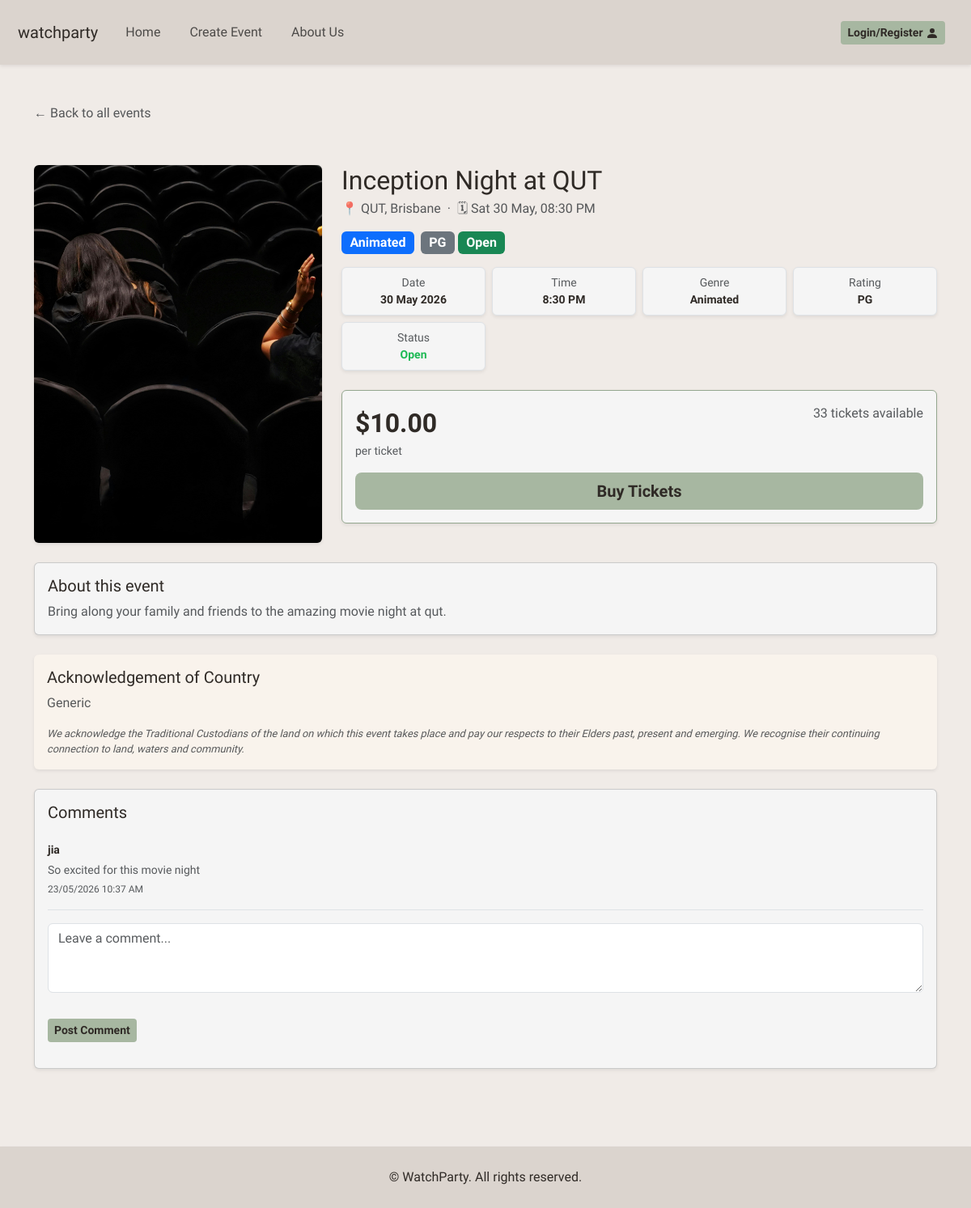
The page /events/1 on the database its author committed.
### website/models.py (models this page shows)
class Event(db.Model):
    __tablename__ = 'event'
    id = db.Column(db.Integer, primary_key=True)
    title = db.Column(db.String(150), nullable=False)
    description = db.Column(db.Text, nullable=False)
    genre = db.Column(db.String(50))
    rating = db.Column(db.String(10))
    ticket_price = db.Column(db.Float)
    tickets_available = db.Column(db.Integer)
    location = db.Column(db.String(120), nullable=False)
    date = db.Column(db.DateTime)
    image = db.Column(db.String(255))
    owner_id = db.Column(db.Integer, db.ForeignKey('user.id'), nullable = True)
    is_cancelled = db.Column (db.Boolean, default = False, nullable=False)
    acknowledgement_type = db.Column(db.String(20), default='none', nullable=False)
    acknowledgement_text = db.Column(db.Text, nullable=True)
    comments = db.relationship('Comment', backref='event', lazy=True)
    orders = db.relationship('Booking', backref='event', lazy=True)
    @property
    def status(self):
        if self.is_cancelled:
            return 'Cancelled'
        if self.tickets_available is not None and self.tickets_available <= 0:
            return 'Sold Out'
        if self.date and self.date < datetime.now(datetime.timezone.utc):
            return 'Inactive'
        return 'Open'

class Comment(db.Model):
    __tablename__ = 'comment'
    id = db.Column(db.Integer, primary_key=True)
    text = db.Column(db.Text, nullable=False)
    created_at = db.Column(db.DateTime, default=datetime.utcnow)
    user_id = db.Column(db.Integer, db.ForeignKey('user.id'), nullable=True)
    event_id = db.Column(db.Integer, db.ForeignKey('event.id'), nullable=False)

class User(db.Model, UserMixin):
    __tablename__ = 'user'
    id = db.Column(db.Integer, primary_key=True)
    name = db.Column(db.String(100), nullable=False)
    contact_number = db.Column(db.String(20), nullable=False)
    street_address = db.Column(db.String(255), nullable=False)
    email = db.Column(db.String(100), nullable=False, unique=True)
    password_hash = db.Column(db.String(255), nullable=False)
    comments = db.relationship('Comment', backref='user', lazy=True)
    orders = db.relationship('Booking', backref='user', lazy=True)
    events = db.relationship('Event', backref = 'owner', lazy=True)

### website/home.py (the view)
@home_bp.route('/events/<int:event_id>', methods=['GET', 'POST'])
def event_detail(event_id):
    event = Event.query.get_or_404(event_id)
    comment_form = CommentForm()
    comments = Comment.query.filter_by(event_id = event_id)\
                            .order_by(Comment.created_at.desc()).all()
    return render_template('event_detail.html', event=event, comment_form=comment_form, comments=comments)

### website/forms.py
class CommentForm(FlaskForm):
    text = TextAreaField("Comment", validators=[InputRequired(), Length(min=1, max=500)])
    submit = SubmitField("Post comment")

### website/templates/event_detail.html (shortened to what this page needs)
{% extends "base.html" %}
{% block content %}
<div class="container mt-5">
    <a href="{{ url_for('home.view_events') }}" class="text-decoration-none text-muted mb-4 d-inline-block">
        ← Back to all events
    </a>
    <div class="row g-4 mt-1 align-items-stretch">
        <div class="col-md-4">
            {% if event.image %}
            <img src="{{ url_for('static', filename='images/' + event.image) }}" alt="{{ event.title }}"
                class="rounded shadow-sm w-100 h-100" style="object-fit: cover; max-height: 500px; min-height: 300px;">
            {% else %}
            <div class="bg-light rounded d-flex align-items-center justify-content-center h-100"
                style="min-height: 300px; font-size: 72px;">🎬</div>
            {% endif %}
        </div>
        <div class="col-md-8">
            <h2 class="mb-1">{{ event.title }}</h2>
            <p class="text-muted mb-3">
                📍 {{ event.location }} &nbsp;·&nbsp;
                🗓 {{ event.date.strftime('%a %d %b, %I:%M %p').lstrip('0') if event.date else 'Date TBC' }}
            </p>
            <div class="mb-3">
                {% if event.genre %}
                <span class="badge bg-primary me-1 fs-6">{{ event.genre }}</span>
                {% endif %}
                {% if event.rating %}
                <span class="badge bg-secondary fs-6">{{ event.rating }}</span>
                {% endif %}
                {% if event.status == 'Cancelled' %}
                <span class="badge bg-danger fs-6">Cancelled</span>
                {% elif event.status == 'Sold Out' %}
                <span class="badge bg-warning text-dark fs-6">Sold Out</span>
                {% elif event.status == 'Inactive' %}
                <span class="badge bg-secondary fs-6">Past Event</span>
                {% else %}
                <span class="badge bg-success fs-6">Open</span>
                {% endif %}
            </div>
            <div class="row g-2 mb-4">
                <div class="col-6 col-md-3">
                    <div class="detail-card border rounded p-2 text-center shadow-sm">
                        <div class="text-muted small">Date</div>
                        <div class="fw-semibold small">
                            {{ event.date.strftime('%d %b %Y') if event.date else 'TBC' }}
                        </div>
                    </div>
                </div>
                <div class="col-6 col-md-3">
                    <div class="detail-card border rounded p-2 text-center shadow-sm">
                        <div class="text-muted small">Time</div>
                        <div class="fw-semibold small">
                            {{ event.date.strftime('%I:%M %p').lstrip('0') if event.date else 'TBC' }}
                        </div>
                    </div>
                </div>
                <div class="col-6 col-md-3">
                    <div class="detail-card border rounded p-2 text-center shadow-sm">
                        <div class="text-muted small">Genre</div>
                        <div class="fw-semibold small">{{ event.genre if event.genre else '—' }}</div>
                    </div>
                </div>
                <div class="col-6 col-md-3">
                    <div class="detail-card border rounded p-2 text-center shadow-sm">
                        <div class="text-muted small">Rating</div>
                        <div class="fw-semibold small">{{ event.rating if event.rating else '—' }}</div>
                    </div>
                </div>
                <div class="col-6 col-md-3">
                    <div class="detail-card border rounded p-2 text-center shadow-sm">
                        <div class="text-muted small">Status</div>
                        <div class="fw-semibold small">
                            {% if event.status == 'Cancelled' %}
                            <span class="text-danger">Cancelled</span>
                            {% elif event.status == 'Sold Out' %}
                            <span class="text-warning">Sold Out</span>
                            {% elif event.status == 'Inactive' %}
                            <span class="text-secondary">Past Event</span>
                            {% else %}
                            <span style="color:#1db954;">Open</span>
                            {% endif %}
                        </div>
                    </div>
                </div>
            </div>
            <div id="ticket-box" class="card border-primary mb-4 shadow-sm">
                <div class="card-body">
                    <div class="d-flex justify-content-between align-items-start mb-3">
                        <div>
                            <div class="ticket-price fs-2 fw-bold text-primary">
                                {% if event.ticket_price %}${{ "%.2f"|format(event.ticket_price) }}{% else %}Free{% endif %}
                            </div>
                            <div class="text-muted small">per ticket</div>
                        </div>
                        <div class="text-end">
                            {% if event.tickets_available and event.tickets_available > 0 %}
                                {% if event.tickets_available < 10 %}
                                <span class="text-warning fw-semibold">⚠ Only {{ event.tickets_available }} left!</span>
                                {% else %}
                                <span class="text-muted">{{ event.tickets_available }} tickets available</span>
                                {% endif %}
                            {% else %}
                            <span class="text-danger fw-semibold">Sold out</span>
                            {% endif %}
                        </div>
                    </div>
                    <div class="d-grid">
                        <a href="{{ url_for('home.buy_tickets', event_id=event.id) }}" class="btn btn-primary btn-lg">
                            Buy Tickets
                        </a>
                    </div>
                </div>
            </div>
        </div>
    </div>
    <div class="row mt-4">
        <div class="col-12">
            <div class="card mb-4 shadow-sm">
                <div class="card-body">
                    <h5 class="card-title">About this event</h5>
                    <p class="card-text text-muted">{{ event.description }}</p>
                </div>
            </div>
        </div>
    </div>
    <div class="row mt-0">
        <div class="col-12">
            <div class="card mb-4 shadow-sm border-0" style="background-color: #f9f3ec;">
                <div class="card-body">
                    <h5 class="card-title">Acknowledgement of Country</h5>
                    {% if event.acknowledgement_type == 'none' or not event.acknowledgement_type %}
                    <p class="card-text text-muted">No Acknowledgement of Country</p>
                    <div class="text-muted mt-2" style="font-size: 0.8rem;">
                        <em>The event organiser has not included an Acknowledgement of Country for this event.</em>
                    </div>
                    {% elif event.acknowledgement_type == 'generic' %}
                    <p class="card-text text-muted">Generic</p>
                    <div class="text-muted mt-2" style="font-size: 0.8rem;">
                        <em>We acknowledge the Traditional Custodians of the land on which this event takes place
                        and pay our respects to their Elders past, present and emerging. We recognise their
                        continuing connection to land, waters and community.</em>
                    </div>
                    {% endif %}
                </div>
            </div>
        </div>
    </div>
    <div class="row">
        <div class="col-12">
            <div class="card mb-5 shadow-sm">
                <div class="card-body">
                    <h5 class="card-title mb-4">Comments</h5>
                    {% if event.comments %}
                    {% for comment in event.comments %}
                    <div class="border-bottom pb-3 mb-3">
                        <div class="fw-semibold small mb-1">{{ comment.user.name }}</div>
                        <p class="text-muted small mb-1">{{ comment.text }}</p>
                        <div class="text-muted" style="font-size: 0.75rem;">
                            {{ comment.created_at.strftime('%d/%m/%Y %I:%M %p') }}
                        </div>
                    </div>
                    {% endfor %}
                    {% else %}
                    <p class="text-muted small">No comments yet. Be the first!</p>
                    {% endif %}
                    <form method="POST" action="{{ url_for('home.add_comment', event_id=event.id) }}" class="mt-3">
                        <div class="mb-2">
                            <textarea class="form-control" name="text" rows="3"
                                placeholder="Leave a comment..."></textarea>
                        </div>
                        <button type="submit" class="btn btn-outline-primary btn-sm mt-4">Post Comment</button>
                    </form>
                </div>
            </div>
        </div>
    </div>
</div>
{% endblock %}

### website/static/css/style.css (style rules this page uses)
body { font-family: "Quicksand", sans-serif !important; font-weight: 400; background: #F0EBE7; padding-top: 80px; }
body, h1, h2, h3, h4, h5, h6, p, a, li, span, .navbar-brand { color: #2F2A26; }
header, h1, h2, h3, h4, h5, h6 { font-family: "Momo Trust Display", sans-serif !important; font-weight: 400; }
.btn, .btn-outline-primary, .btn-outline-secondary { background-color: #A7B7A1; color: #2F2A26; border: none; font-family: "Quicksand", sans-serif; font-weight: 700; }
.card, .detail-card { background-color: #F5F5F5; color: #2F2A26 !important; }
#ticket-box { background-color: #F5F5F5; color: #2F2A26 !important; border-color: #94A78F !important; }
.ticket-price { color: #2F2A26 !important; }

### rows shown on the page
Event: image (picture), title "Inception Night at QUT", location "QUT, Brisbane", date "Sat 30 May, 08:30 PM", genre "Animated", rating "PG", date "30 May 2026", date "8:30 PM", ticket_price "10.00", tickets_available "33", description "Bring along your family and friends to the amazing movie night at qut."
Comment: user.name "jia", text "So excited for this movie night", created_at "23/05/2026 10:37 AM"
